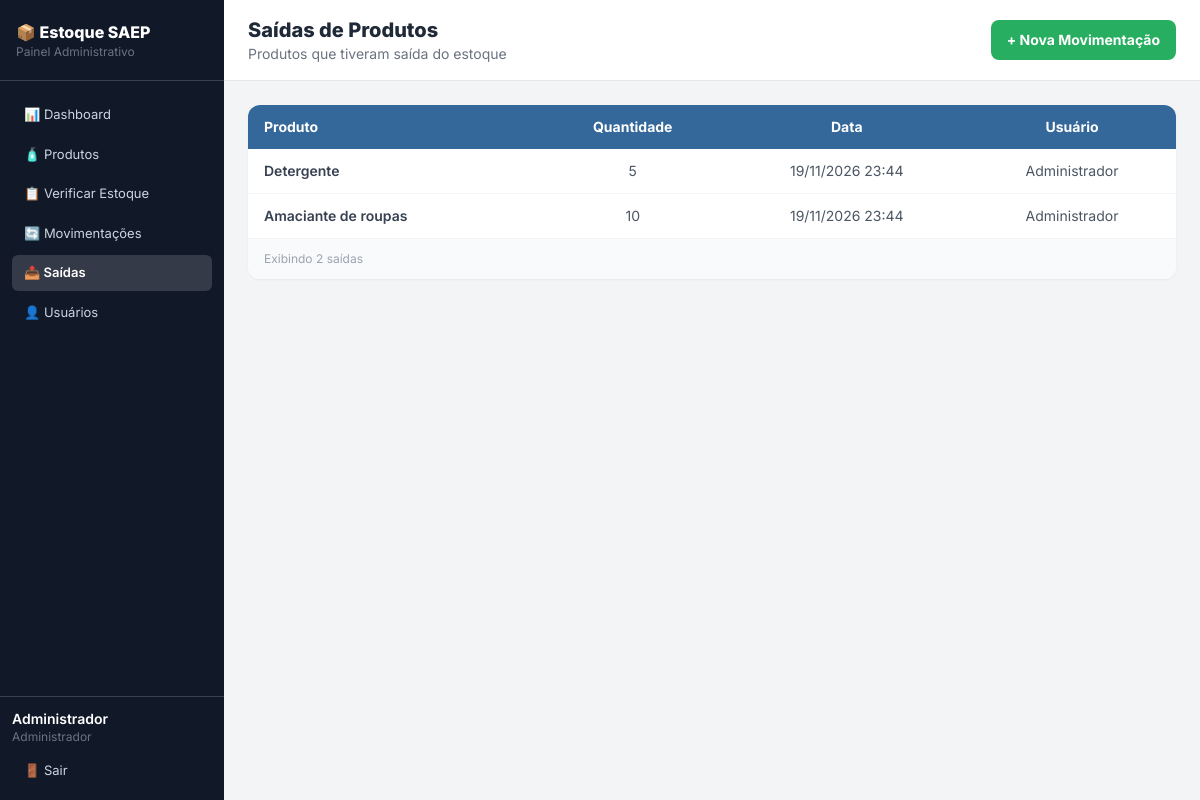
Page /saidas.php (signed in) on the committed database.
### tables this page shows
CREATE TABLE movimentacao (
    id_movimentacao INT AUTO_INCREMENT NOT NULL PRIMARY KEY,
    tipo VARCHAR(10) NOT NULL CHECK (tipo IN ('ENTRADA', 'SAIDA')),
    quantidade INTEGER NOT NULL CHECK (quantidade > 0),
    id_produto INTEGER NOT NULL,
    datetime_movimentacao DATETIME NOT NULL DEFAULT CURRENT_TIMESTAMP,
    id_user INTEGER NOT NULL,
    FOREIGN KEY (id_produto) REFERENCES produto(id_produto),
    FOREIGN KEY (id_user) REFERENCES `user`(id_user)
);

CREATE TABLE produto (
    id_produto INT AUTO_INCREMENT NOT NULL PRIMARY KEY,
    nome VARCHAR(100) NOT NULL UNIQUE,
    quantidade_estoque INTEGER NOT NULL CHECK (quantidade_estoque >= 0),
    valor_unitario NUMERIC(10,2) NOT NULL,
    data_cadastro DATE NOT NULL DEFAULT (CURRENT_DATE)
);

CREATE TABLE `user` (
    id_user INT AUTO_INCREMENT NOT NULL PRIMARY KEY,
    nome VARCHAR(100) NOT NULL,
    email VARCHAR(100) NOT NULL UNIQUE,
    senha VARCHAR(255) NOT NULL,
    tipo VARCHAR(10) NOT NULL DEFAULT 'ALMOXARIFE' CHECK (tipo IN ('ADMIN', 'ALMOXARIFE'))
);

### conexao.php (called while the page is built, shortened)
<?php
spl_autoload_register(function ($classe) {
    $arquivo = __DIR__ . '/models/' . $classe . '.php';
});

### models/Movimentacao.php (called while the page is built, shortened)
<?php
class Movimentacao
{
    private PDO $pdo;
    public function __construct(PDO $pdo)
    {
        $this->pdo = $pdo;
    }
    public function listar(?string $tipo = null, ?int $limite = null): array
    {
        $sql = "SELECT m.*, p.nome AS produto, u.nome AS usuario
                FROM movimentacao m
                JOIN produto p ON p.id_produto = m.id_produto
                LEFT JOIN `user` u ON u.id_user = m.id_user";
        $params = [];
        if ($tipo !== null) {
            $sql .= " WHERE m.tipo = ?";
            $params[] = $tipo;
        }
        $sql .= " ORDER BY m.id_movimentacao DESC";
        $st = $this->pdo->prepare($sql);
        $st->execute($params);
        return $st->fetchAll();
    }
}

### saidas.php (the view, shortened to what this page needs)
<?php
require_once __DIR__ . '/conexao.php';
require_once __DIR__ . '/includes/menu.php';
$saidas = (new Movimentacao($pdo))->listar("SAIDA");
?>
    <main class="flex-1 flex flex-col">
        <div class="bg-white border-b border-gray-200 px-6 py-4 flex items-center justify-between">
            <div>
                <h1 class="text-xl font-extrabold text-gray-800">Saídas de Produtos</h1>
                <p class="text-sm text-gray-500">Produtos que tiveram saída do estoque</p>
            </div>
            <a href="movimentacao_form.php" class="bg-senai-green text-white font-bold px-4 py-2.5 rounded-lg text-sm hover:bg-green-600 transition flex items-center gap-2">
                + Nova Movimentação
            </a>
        </div>
        <div class="p-6 flex-1">
            <div class="bg-white rounded-xl shadow-sm overflow-hidden">
                <table class="w-full text-sm">
                    <thead class="bg-senai-blue text-white">
                        <tr>
                            <th class="px-4 py-3 text-left">Produto</th>
                            <th class="px-4 py-3 text-center">Quantidade</th>
                            <th class="px-4 py-3 text-center">Data</th>
                            <th class="px-4 py-3 text-center">Usuário</th>
                        </tr>
                    </thead>
                    <tbody class="divide-y divide-gray-100">
                    <?php foreach ($saidas as $s): ?>
                        <tr class="hover:bg-gray-50 transition">
                            <td class="px-4 py-3 text-gray-700 font-semibold"><?= htmlspecialchars($s["produto"]) ?></td>
                            <td class="px-4 py-3 text-center text-gray-600"><?= $s["quantidade"] ?></td>
                            <td class="px-4 py-3 text-center text-gray-600"><?= date("d/m/Y H:i", strtotime($s["datetime_movimentacao"])) ?></td>
                            <td class="px-4 py-3 text-center text-gray-600"><?= htmlspecialchars($s["usuario"] ?? "-") ?></td>
                        </tr>
                    <?php endforeach; ?>
                    </tbody>
                </table>
                <div class="border-t border-gray-100 px-4 py-3 bg-gray-50">
                    <p class="text-xs text-gray-400">Exibindo <?= count($saidas) ?> saídas</p>
                </div>
            </div>
        </div>
    </main>
</body>
</html>

### includes/head.php (style rules this page uses)
body { font-family: 'Inter', sans-serif; }

### rows in the picture
movimentacao: id_produto.nome "Detergente", quantidade "5", datetime_movimentacao "19/11/2026 23:44", id_user.nome "Administrador"
movimentacao: id_produto.nome "Amaciante de roupas", quantidade "10", datetime_movimentacao "19/11/2026 23:44", id_user.nome "Administrador"

### other values in the picture
$usuarioMenu["nome"] "Administrador"
count($saidas) "2"
